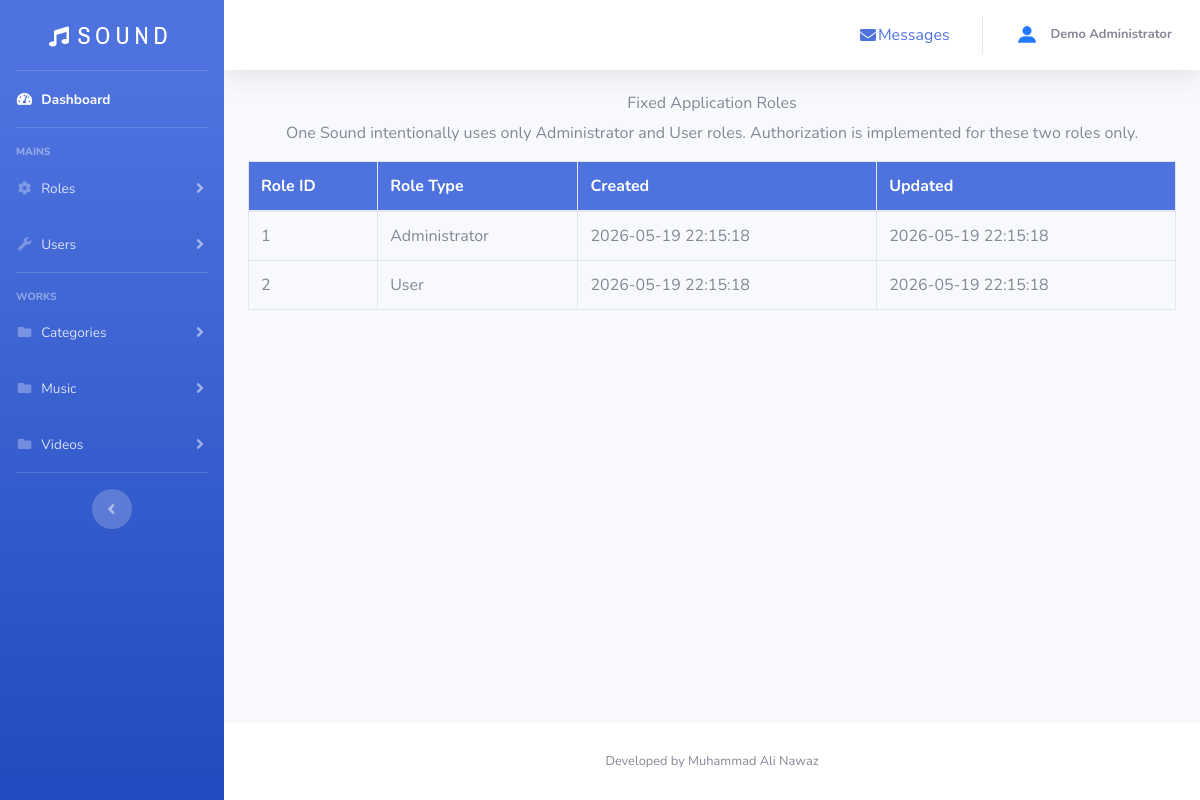
Screenshot of /admin/view_role.php (signed in) with the database file from the repository.
### tables this page shows
CREATE TABLE users (
  user_id INT UNSIGNED NOT NULL AUTO_INCREMENT,
  user_name VARCHAR(100) NOT NULL,
  user_phone VARCHAR(30) NOT NULL,
  user_address VARCHAR(255) NOT NULL,
  user_email VARCHAR(254) NOT NULL,
  user_password VARCHAR(255) NOT NULL,
  session_version INT UNSIGNED NOT NULL DEFAULT 1,
  user_image VARCHAR(255) NOT NULL DEFAULT 'vector.jpg',
  role_id INT UNSIGNED NOT NULL,
  account_status ENUM('active','disabled') NOT NULL DEFAULT 'active',
  disabled_at DATETIME NULL,
  last_login_at DATETIME NULL,
  created_at TIMESTAMP NOT NULL DEFAULT CURRENT_TIMESTAMP,
  updated_at TIMESTAMP NOT NULL DEFAULT CURRENT_TIMESTAMP ON UPDATE CURRENT_TIMESTAMP,
  PRIMARY KEY (user_id),
  UNIQUE KEY uq_users_email (user_email),
  KEY idx_users_role (role_id),
  KEY idx_users_status (account_status),
  CONSTRAINT fk_users_role FOREIGN KEY (role_id) REFERENCES roles (role_id)
    ON UPDATE CASCADE ON DELETE RESTRICT
);

CREATE TABLE roles (
  role_id INT UNSIGNED NOT NULL AUTO_INCREMENT,
  role_type VARCHAR(50) NOT NULL,
  created_at TIMESTAMP NOT NULL DEFAULT CURRENT_TIMESTAMP,
  updated_at TIMESTAMP NOT NULL DEFAULT CURRENT_TIMESTAMP ON UPDATE CURRENT_TIMESTAMP,
  PRIMARY KEY (role_id),
  UNIQUE KEY uq_roles_type (role_type)
);

### includes/auth.php (called while the page is built, shortened)
<?php
function authenticated_user(mysqli $connection): ?array
{
    $lastActivity = (int) ($_SESSION['last_activity'] ?? 0);
    $userId = filter_var($_SESSION['user_id'], FILTER_VALIDATE_INT, ['options' => ['min_range' => 1]]);
    $user = db_fetch_one(
        $connection,
        "SELECT user_id, user_name, user_email, user_phone, user_address, user_image, role_id, account_status, session_version
         FROM users WHERE user_id = ? LIMIT 1",
        'i',
        [(int) $userId]
    );
    $sessionVersion = filter_var($_SESSION['session_version'] ?? null, FILTER_VALIDATE_INT, ['options' => ['min_range' => 1]]);
    $lastRegeneration = (int) ($_SESSION['session_regenerated_at'] ?? 0);
    return $user;
}
function require_admin(mysqli $connection): array
{
    $user = authenticated_user($connection);
    return $user;
}

### includes/database.php (called while the page is built, shortened)
<?php
function db_statement(mysqli $connection, string $sql, string $types = '', array $params = []): mysqli_stmt
{
    $statement = $connection->prepare($sql);
    if ($types !== '') {
        $bindArguments = [$types];
        foreach ($params as $index => $value) {
            $params[$index] = $value;
            $bindArguments[] = &$params[$index];
        }
        call_user_func_array([$statement, 'bind_param'], $bindArguments);
    }
    $statement->execute();
    return $statement;
}
function db_fetch_one(mysqli $connection, string $sql, string $types = '', array $params = []): ?array
{
    $statement = db_statement($connection, $sql, $types, $params);
    $result = $statement->get_result();
    $row = $result->fetch_assoc() ?: null;
    return $row;
}
function db_fetch_all(mysqli $connection, string $sql, string $types = '', array $params = []): array
{
    $statement = db_statement($connection, $sql, $types, $params);
    $result = $statement->get_result();
    $rows = $result->fetch_all(MYSQLI_ASSOC);
    return $rows;
}

### includes/bootstrap.php (called while the page is built, shortened)
<?php
require_once __DIR__ . '/database.php';
require_once __DIR__ . '/auth.php';
function e(mixed $value): string
{
    return htmlspecialchars((string) $value, ENT_QUOTES | ENT_SUBSTITUTE, 'UTF-8');
}

### admin/view_role.php (the view)
<?php
require_once dirname(__DIR__) . '/includes/bootstrap.php';
$current_user = require_admin($conn);
$roles = db_fetch_all($conn, 'SELECT role_id, role_type, created_at, updated_at FROM roles WHERE role_id IN (?, ?) ORDER BY role_id', 'ii', [ROLE_ADMIN, ROLE_USER]);
include 'header.php';
?>
<div class="container table-container"><h6 class="text-center">Fixed Application Roles</h6><p class="text-center text-muted">One Sound intentionally uses only Administrator and User roles. Authorization is implemented for these two roles only.</p><table class="table table-bordered"><thead class="bg-primary text-white"><tr><th>Role ID</th><th>Role Type</th><th>Created</th><th>Updated</th></tr></thead><tbody><?php foreach ($roles as $row): ?><tr><td><?php echo (int) $row['role_id']; ?></td><td><?php echo e($row['role_type']); ?></td><td><?php echo e($row['created_at']); ?></td><td><?php echo e($row['updated_at']); ?></td></tr><?php endforeach; ?></tbody></table></div>
<?php include 'footer.php'; ?>

### admin/header.php (shortened to what this page needs)
<?php
require_once dirname(__DIR__) . '/includes/bootstrap.php';
$current_user = $current_user ?? require_admin($conn);
$user_name = $current_user['user_name'];
$user_image = $current_user['user_image'];
?>
<!DOCTYPE html>
<html lang="en">
<head>
    <link href="vendor/fontawesome-free/css/all.min.css" rel="stylesheet" type="text/css">
    <link href="css/sb-admin-2.min.css" rel="stylesheet">
</head>
<body id="page-top">
    <div id="wrapper">
        <ul class="navbar-nav bg-gradient-primary sidebar sidebar-dark accordion" id="accordionSidebar">
            <a class="sidebar-brand d-flex align-items-center justify-content-center" href="index.php">
                <div class="sidebar-brand-icon">
                <i class="fa fa-music mt-2" style="font-size: 20px;"></i>
                </div>
                <img src="img/logo.png" class="sidebar-brand-text mx-2" alt="One Sound">
            </a>
            <hr class="sidebar-divider my-0">
            <li class="nav-item active">
                <a class="nav-link" href="index.php">
                    <i class="fas fa-fw fa-tachometer-alt"></i>
                    <span>Dashboard</span></a>
            </li>
            <hr class="sidebar-divider">
            <div class="sidebar-heading">
                Mains
            </div>
            <li class="nav-item">
                <a class="nav-link collapsed" href="#" data-toggle="collapse" data-target="#collapseTwo"
                    aria-expanded="true" aria-controls="collapseTwo">
                    <i class="fas fa-fw fa-cog"></i>
                    <span>Roles</span>
                </a>
            </li>
            <li class="nav-item">
                <a class="nav-link collapsed" href="#" data-toggle="collapse" data-target="#collapseUtilities"
                    aria-expanded="true" aria-controls="collapseUtilities">
                    <i class="fas fa-fw fa-wrench"></i>
                    <span>Users</span>
                </a>
            </li>
            <hr class="sidebar-divider">
            <div class="sidebar-heading">
                Works
            </div>
            <li class="nav-item">
                <a class="nav-link collapsed" href="#" data-toggle="collapse" data-target="#collapseCategories"
                    aria-expanded="true" aria-controls="collapseCategories">
                    <i class="fas fa-fw fa-folder"></i>
                    <span>Categories</span>
                </a>
            </li>
            <li class="nav-item">
                <a class="nav-link collapsed" href="#" data-toggle="collapse" data-target="#collapseMusic"
                    aria-expanded="true" aria-controls="collapseMusic">
                    <i class="fas fa-fw fa-folder"></i>
                    <span>Music</span>
                </a>
            </li>
            <li class="nav-item">
                <a class="nav-link collapsed" href="#" data-toggle="collapse" data-target="#collapseVideo"
                    aria-expanded="true" aria-controls="collapseVideo">
                    <i class="fas fa-fw fa-folder"></i>
                    <span>Videos</span>
                </a>
            </li>
            <hr class="sidebar-divider d-none d-md-block">
            <div class="text-center d-none d-md-inline">
                <button class="rounded-circle border-0" id="sidebarToggle"></button>
            </div>
        </ul>
                <div id="content-wrapper" class="d-flex flex-column">
<div id="content">
    <nav class="navbar navbar-expand navbar-light bg-white topbar mb-4 static-top shadow">
        <ul class="navbar-nav ml-auto">
            <li class="nav-item  mx-1">
                <a class="nav-link text-primary" href="message.php" id="messagesDropdown">
                    <i class="fas fa-envelope fa-fw"></i>Messages
                </a>
            </li>
            <li class="nav-item dropdown no-arrow">
                <a class="nav-link dropdown-toggle" href="#" id="userDropdown" role="button"
                    data-toggle="dropdown" aria-haspopup="true" aria-expanded="false">
                    <img class="img-profile rounded-circle mr-2" src="img/profile-img/<?php echo e($user_image); ?>" alt="User Image">
                    <span class="d-none d-lg-inline text-gray-600 small">
                        <b><?php echo e($user_name); ?></b>
                    </span>
                </a>
            </li>
        </ul>
    </nav>

### rows the page displays
users: user_image (picture), user_name "Demo Administrator"
roles: role_id "1", role_type "Administrator", created_at "2026-05-19 22:15:18", updated_at "2026-05-19 22:15:18"
roles: role_id "2", role_type "User", created_at "2026-05-19 22:15:18", updated_at "2026-05-19 22:15:18"
